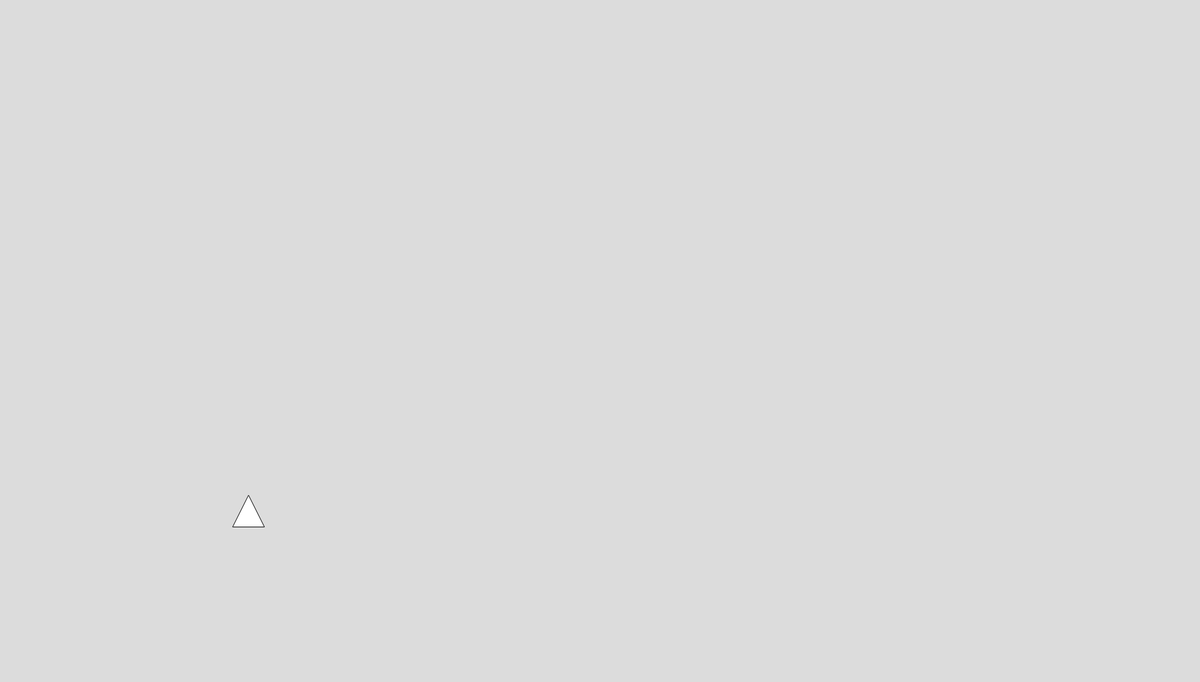
Frame 1 (no input)
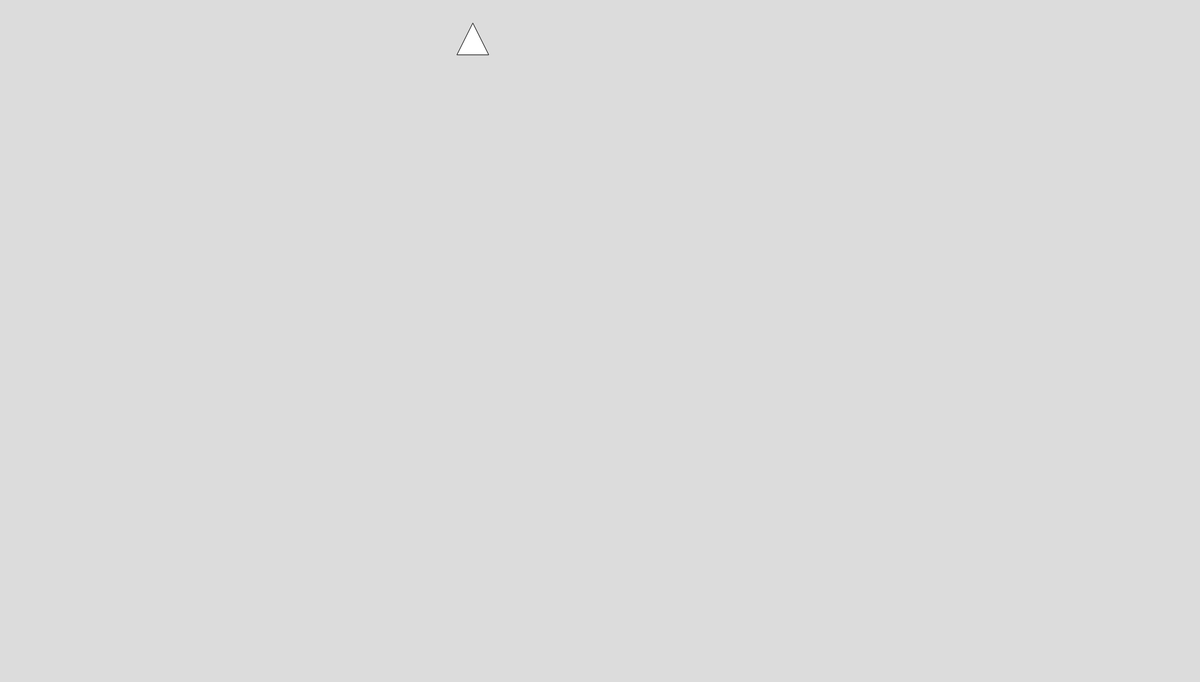
Frame 60 (no input)
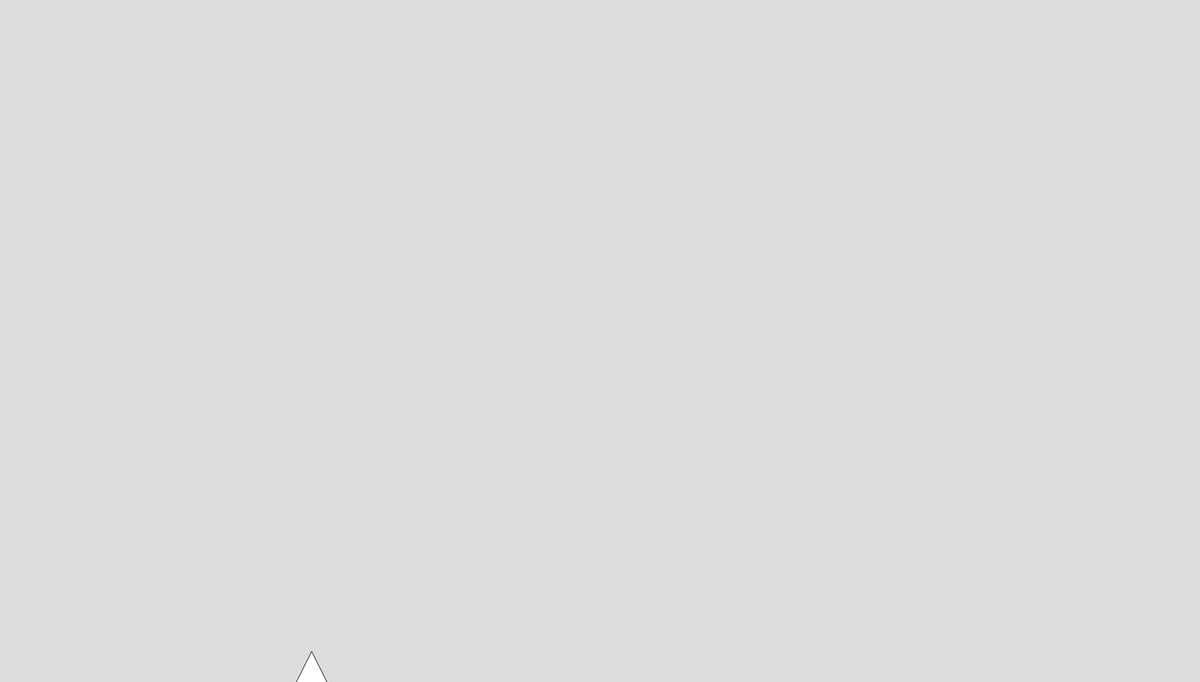
Frame 120 (the mouse pressed at the canvas centre since frame 60)

The p5.js sketch that drew these frames (run headless with seeded random() and noise() and a simulated clock; from frame 60 on, the mouse is pressed at the canvas centre):

// p5.js sketch
// ── sketch.js
function setup() {

  createCanvas(1900, 1080);


}

function draw() {
  background(220);
  for (let i = 0; i < 30; i++){           // for loop maak 30 keer een cirkel
    if (keyIsDown(8)){              // als je backspace indrukt dan maak je een cirkel of andere objecten
    fill(random(255), random(255), random(255), 150);       // vult de cirkel met een random kleur
    ellipse(random(width), random(height), 50, 50);        // maakt een cirkel met random x en y positie en een diameter van 50
    }
  }
let shapes = ["rect", "square", "triangle"];   //wow dit is een array
let shape = random(shapes);
let x = random(width);
let y = random(height);

console.log(shapes[0]);
shapes.push("ellipse");  //voegt een nieuwe waarde toe aan de array shapes

if (shape == "ellipse") {
  ellipse(x, y, 50, 50);
} else if (shape == "square") {
  rect(x, y, 50, 50);
} else {
  triangle(x, y - 25, x - 25, y + 25, x + 25, y + 25);
}
  }
